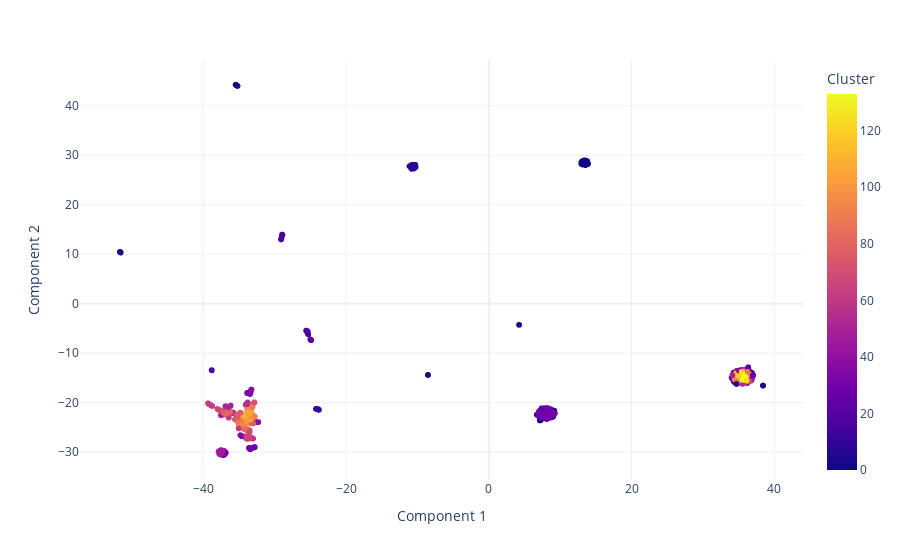

Notebook source saved alongside this figure:
### Code cell
import plotly.express as px

fig = px.scatter(
    data_frame=filtered_2,
    x="Component 1",
    y="Component 2",
    color="Cluster",
    color_discrete_sequence=px.colors.qualitative.Pastel,
    hover_data=["taxon_id", "media_id"],
    template="plotly_white"
)
fig.show()

### Figure 1 — Plotly figure (JSON) as saved in the notebook; plotly's stock layout.template omitted (floating-point values rounded to 4 significant figures; data arrays with more than 128 entries replaced by an {"elided": "..."} marker saying what was removed)
{"data": [{"customdata": {"elided": "5034x2 str values"}, "hovertemplate": "Component 1=%{x}<br>Component 2=%{y}<br>taxon_id=%{customdata[0]}<br>media_id=%{customdata[1]}<br>Cluster=%{marker.color}<extra></extra>", "legendgroup": "", "marker": {"color": {"elided": "5034 int values"}, "coloraxis": "coloraxis", "symbol": "circle"}, "mode": "markers", "name": "", "showlegend": false, "type": "scattergl", "x": {"elided": "5034 float values"}, "xaxis": "x", "y": {"elided": "5034 float values"}, "yaxis": "y"}], "layout": {"coloraxis": {"colorbar": {"title": {"text": "Cluster"}}, "colorscale": [[0, "#0d0887"], [0.1111, "#46039f"], [0.2222, "#7201a8"], [0.3333, "#9c179e"], [0.4444, "#bd3786"], [0.5556, "#d8576b"], [0.6667, "#ed7953"], [0.7778, "#fb9f3a"], [0.8889, "#fdca26"], [1, "#f0f921"]]}, "legend": {"tracegroupgap": 0}, "margin": {"t": 60}, "xaxis": {"anchor": "y", "domain": [0, 1], "title": {"text": "Component 1"}}, "yaxis": {"anchor": "x", "domain": [0, 1], "title": {"text": "Component 2"}}}}
